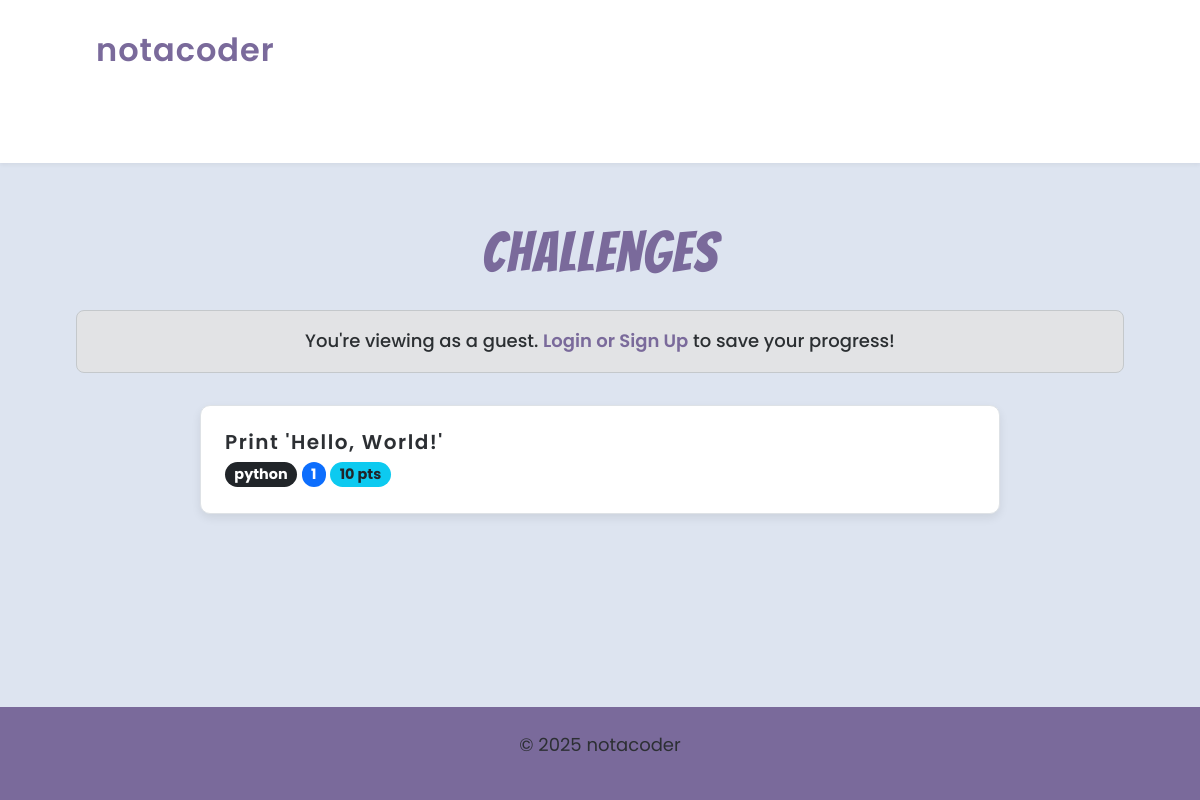
/challenges/, run on an earlier commit of the app's database.
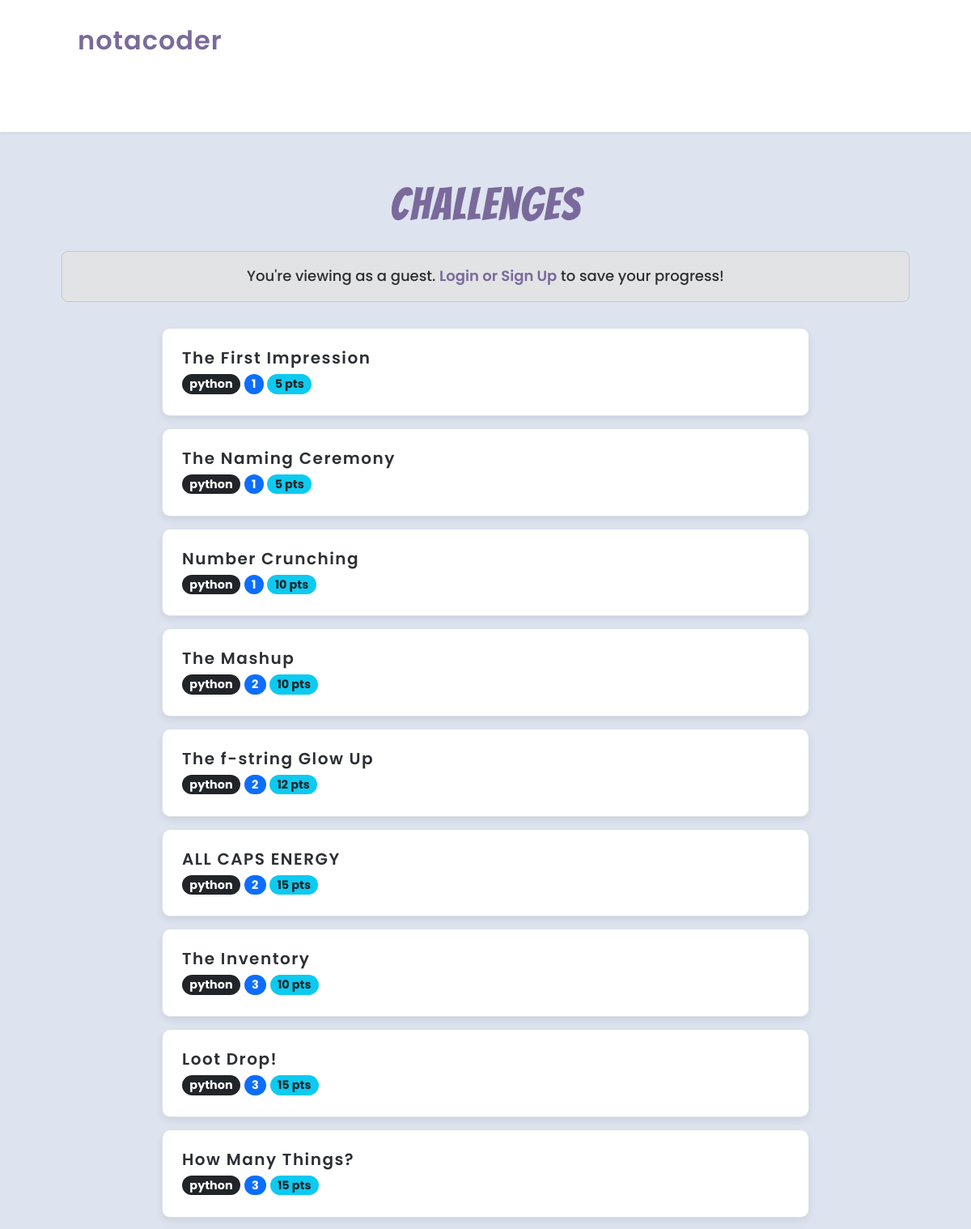
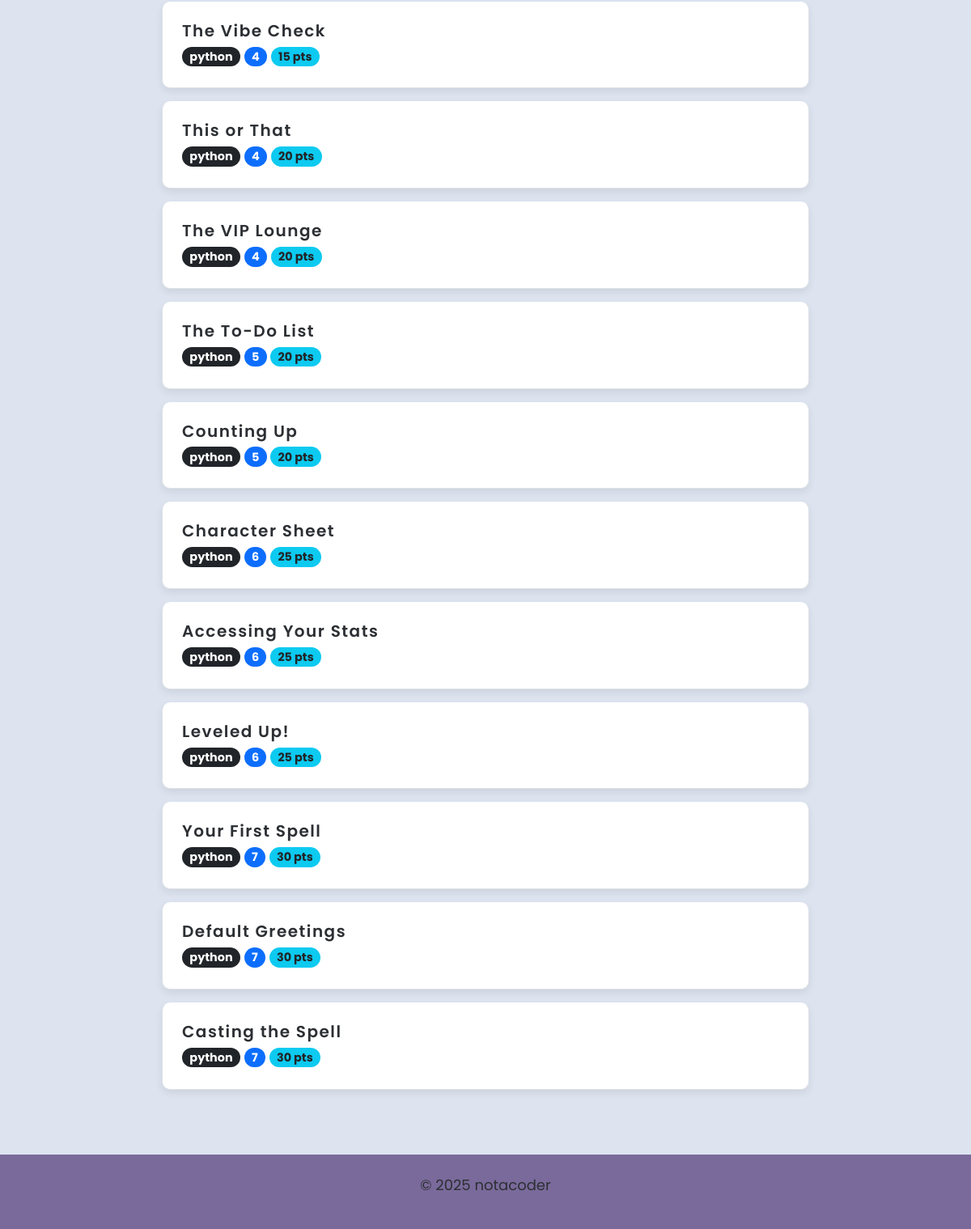
And on a later commit of the database (2 pictures, top to bottom).
### core/models.py (models this page shows, shortened)
class CodeChallenge(models.Model):
    title = models.CharField(max_length=200)
    slug = models.SlugField(
        unique=True,
        blank=True,
        max_length=220,
        help_text="URL-friendly version of the title, auto-generated."
    )
    description = models.TextField(blank=True, help_text="Instructions and context for the user.")
    code_template = models.TextField()
    language = models.ForeignKey(
        ProgrammingLanguage,
        on_delete=models.PROTECT,
        related_name='challenges',
        help_text="The programming language of the code snippet."
    )
    correct_answers_list = models.JSONField(
        default=list,
        help_text="A JSON list of strings representing the exact correct answers for the blanks, IN ORDER.",
    )
    tags = models.ManyToManyField(
        Tag,
        blank=True,
        related_name='challenges',
        help_text="Categorize the challenge with relevant tags."
    )
    difficulty = models.PositiveSmallIntegerField(default=1, help_text="Difficulty level (e.g., 1=easy, 5=hard)")
    points_reward = models.PositiveIntegerField(default=10, help_text="Points awarded for successful completion.")
    created_at = models.DateTimeField(auto_now_add=True)
    updated_at = models.DateTimeField(auto_now=True)
    class Meta:
        ordering = ['created_at']

class ProgrammingLanguage(models.Model):
    name = models.CharField(max_length=50, unique=True)
    slug = models.SlugField(unique=True)

### core/views.py (the view)
# urls.py: path('challenges/', views.challenge_list, name='challenge_list'),
def challenge_list(request):
    user = None
    user_id = request.session.get('guest_user_id')
    if user_id:
        try:
            user = GuestUser.objects.get(id=user_id)
        except GuestUser.DoesNotExist:
            pass
    guest_name = request.session.get('guest_name')
    challenges = CodeChallenge.objects.all()
    languages = ProgrammingLanguage.objects.all()
    tags = Tag.objects.all()
    lang_filter = request.GET.get('language')
    tag_filter = request.GET.get('tag')
    if lang_filter:
        challenges = challenges.filter(language__slug=lang_filter)
    if tag_filter:
        challenges = challenges.filter(tags__slug=tag_filter)
    context = {
        'challenges': challenges,
        'languages': languages,
        'tags': tags,
        'selected_language': lang_filter,
        'selected_tag': tag_filter,
        'guest_name': guest_name,
        'user': user,
    }
    return render(request, 'core/challenge_list.html', context)

### core/templates/core/challenge_list.html (shortened to what this page needs)
{% extends "core/index.html" %}
{% load static %}
{% block content %}
<div class="container mt-4">
    <h1 class="text-center mb-4">Challenges</h1>
    {% if user %}
        <div class="alert alert-info text-center" role="alert">
            Welcome, {{ user.name }}!
        </div>
    {% else %}
        <div class="alert alert-secondary text-center" role="alert">
            You're viewing as a guest. <a href="{% url 'login' %}">Login or Sign Up</a> to save your progress!
        </div>
    {% endif %}
    {% if challenges %}
        <div class="list-group">
            {% for challenge in challenges %}
                <a href="{% url 'challenge_detail' challenge.id %}" class="list-group-item list-group-item-action mb-3 d-flex justify-content-between align-items-center">
                    <div class="challenge-info">
                        <h5 class="mb-1 challenge-title">{{ challenge.title }}</h5>
                        <div class="challenge-badges">
                            <span class="badge rounded-pill bg-dark">{{ challenge.language.name }}</span>
                            <span class="badge rounded-pill bg-primary">{{ challenge.difficulty }}</span>
                            <span class="badge rounded-pill bg-info text-dark">{{ challenge.points_reward }} pts</span>
                        </div>
                    </div>
                </a>
            {% endfor %}
        </div>
    {% else %}
        <p class="text-center">No challenges available yet.</p>
    {% endif %}
</div>
{% endblock %}

### core/templates/core/index.html (shortened to what this page needs)
{% extends "base.html" %}
{% load i18n %}
{% load static %}
{% load static %}

### templates/base.html (shortened to what this page needs)
{% load static %}
<!DOCTYPE html>
<html lang="en">
<head>
    <link href="https://cdn.jsdelivr.net/npm/bootstrap@5.3.0/dist/css/bootstrap.min.css" rel="stylesheet">
    <link rel="stylesheet" href="{% static 'core/style.css' %}">
</head>
<body class="{% block body_class %}{% endblock %}">
   <header>
    <nav class="navbar navbar-expand-lg">
        <div class="container-fluid" style="padding: 0 var(--main-padding);">
            {% if request.resolver_match.url_name == 'challenge_list' or request.resolver_match.url_name == 'challenge_detail' %}
                <a class="site-logo" href="{% url 'challenge_list' %}">notacoder</a>
            {% else %}
                <a class="site-logo" href="{% url 'home' %}">notacoder</a>
            {% endif %}
        </div>
    </nav>
</header>
    <main id="content">
        {% block content %}
        {% endblock %}
    </main>
    <footer class="mt-auto">
        <p>© 2025 notacoder</p>
    </footer>
</body>
</html>

### core/static/core/style.css (style rules this page uses)
:root { --pastel-light-blue: #dde4f0; --pastel-purple: #7a6a9b; --pastel-pink-dark: #3a324a; --pastel-cyan: #ffffff; --text-color: #2c2f33; --button-hover-color: #a58acb; --main-padding: 2rem 4rem; --font-heading: 'Bangers', cursive; --font-body: 'Poppins', sans-serif; --font-code: 'Courier New', Courier, monospace; }
html, body { height: 100%; }
body { background-color: var(--pastel-light-blue); color: var(--text-color); font-family: var(--font-body); margin: 0; padding: 0; display: flex; flex-direction: column; font-size: 18px; line-height: 1.6; }
main { flex-grow: 1; width: 100%; padding: var(--main-padding); box-sizing: border-box; }
header { background-color: #fff; box-shadow: 0 2px 4px rgba(0,0,0,0.05); padding: 1rem 4rem; display: flex; justify-content: space-between; align-items: center; }
.site-logo { font-family: var(--font-display); font-weight: 600; font-size: 2rem; color: var(--pastel-purple); text-decoration: none; letter-spacing: 1px; }
footer { background-color: var(--pastel-purple); color: #fff; padding: 1.5rem; text-align: center; font-family: var(--font-body); flex-shrink: 0; }
h1, h2, h3, h4, h5 { font-family: var(--font-heading); color: var(--pastel-purple); letter-spacing: 1.5px; }
h1 { font-size: 3.5rem; margin-bottom: 1.5rem; text-align: center; }
p, a { font-family: var(--font-body); color: var(--text-color); }
a { text-decoration: none; color: var(--pastel-purple); font-weight: 600; }
.list-group { max-width: 800px; margin: 2rem auto; }
.list-group-item { background: #fff; font-size: 1.2rem; margin-bottom: 15px; border-radius: 10px !important; box-shadow: 0 4px 10px rgba(0,0,0,0.08); padding: 1.5rem; text-align: center; transition: transform 0.2s ease-in-out, box-shadow 0.2s ease-in-out; }
.alert { border-radius: 8px; font-weight: 500; }
.challenge-info { text-align: left; }
.challenge-title { font-family: var(--font-body); font-size: 1.25rem; font-weight: 600; color: var(--text-color); }

What changed in the data, as far as the page shows it:
removed CodeChallenge: title "Print 'Hello, World!'", language.name "python", difficulty "1", points_reward "10"
added CodeChallenge: title "The First Impression", language.name "python", difficulty "1", points_reward "5"
added CodeChallenge: title "The Naming Ceremony", language.name "python", difficulty "1", points_reward "5"
added CodeChallenge: title "Number Crunching", language.name "python", difficulty "1", points_reward "10"
added CodeChallenge: title "The Mashup", language.name "python", difficulty "2", points_reward "10"
added CodeChallenge: title "The f-string Glow Up", language.name "python", difficulty "2", points_reward "12"
added CodeChallenge: title "ALL CAPS ENERGY", language.name "python", difficulty "2", points_reward "15"
added CodeChallenge: title "The Inventory", language.name "python", difficulty "3", points_reward "10"
added CodeChallenge: title "Loot Drop!", language.name "python", difficulty "3", points_reward "15"
added CodeChallenge: title "How Many Things?", language.name "python", difficulty "3", points_reward "15"
added CodeChallenge: title "The Vibe Check", language.name "python", difficulty "4", points_reward "15"
added CodeChallenge: title "This or That", language.name "python", difficulty "4", points_reward "20"
added CodeChallenge: title "The VIP Lounge", language.name "python", difficulty "4", points_reward "20"
added CodeChallenge: title "The To-Do List", language.name "python", difficulty "5", points_reward "20"
added CodeChallenge: title "Counting Up", language.name "python", difficulty "5", points_reward "20"
added CodeChallenge: title "Character Sheet", language.name "python", difficulty "6", points_reward "25"
added CodeChallenge: title "Accessing Your Stats", language.name "python", difficulty "6", points_reward "25"
added CodeChallenge: title "Leveled Up!", language.name "python", difficulty "6", points_reward "25"
added CodeChallenge: title "Your First Spell", language.name "python", difficulty "7", points_reward "30"
added CodeChallenge: title "Default Greetings", language.name "python", difficulty "7", points_reward "30"
added CodeChallenge: title "Casting the Spell", language.name "python", difficulty "7", points_reward "30"
